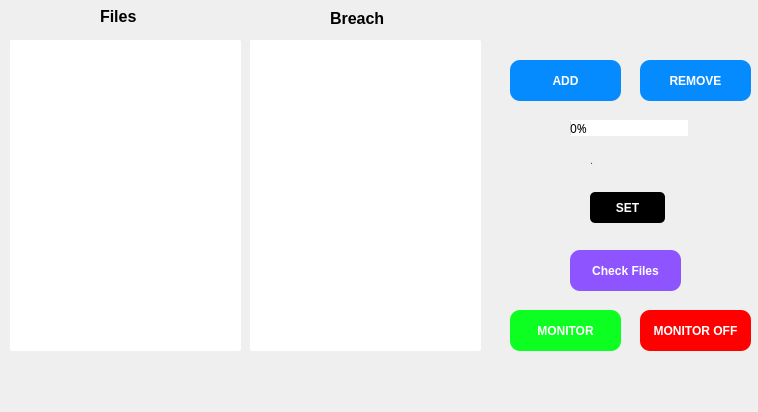
<?xml version="1.0" encoding="UTF-8"?>
<ui version="4.0">
 <class>MainWindow</class>
 <widget class="QMainWindow" name="MainWindow">
  <property name="geometry">
   <rect>
    <x>0</x>
    <y>0</y>
    <width>758</width>
    <height>412</height>
   </rect>
  </property>
  <property name="font">
   <font>
    <pointsize>9</pointsize>
    <weight>75</weight>
    <bold>true</bold>
   </font>
  </property>
  <property name="windowTitle">
   <string>File Intrusion</string>
  </property>
  <property name="windowIcon">
   <iconset>
    <normaloff>images/ProjectLegacy.png</normaloff>images/ProjectLegacy.png</iconset>
  </property>
  <property name="styleSheet">
   <string notr="true">border-radius:20px;</string>
  </property>
  <widget class="QWidget" name="centralwidget">
   <widget class="QPushButton" name="Add_btn">
    <property name="geometry">
     <rect>
      <x>510</x>
      <y>60</y>
      <width>111</width>
      <height>41</height>
     </rect>
    </property>
    <property name="font">
     <font>
      <pointsize>9</pointsize>
      <weight>75</weight>
      <italic>false</italic>
      <bold>true</bold>
     </font>
    </property>
    <property name="styleSheet">
     <string notr="true">background-color:rgb(6, 139, 255);
color:white;
border-radius:10px;
font:bold;
</string>
    </property>
    <property name="text">
     <string>ADD</string>
    </property>
   </widget>
   <widget class="QPushButton" name="Remove_btn">
    <property name="geometry">
     <rect>
      <x>640</x>
      <y>60</y>
      <width>111</width>
      <height>41</height>
     </rect>
    </property>
    <property name="font">
     <font>
      <pointsize>9</pointsize>
      <weight>75</weight>
      <italic>false</italic>
      <bold>true</bold>
     </font>
    </property>
    <property name="styleSheet">
     <string notr="true">background-color:rgb(6, 139, 255);
color:white;
border-radius:10px;
font:bold;</string>
    </property>
    <property name="text">
     <string>REMOVE</string>
    </property>
   </widget>
   <widget class="QPushButton" name="Monitor_btn">
    <property name="geometry">
     <rect>
      <x>510</x>
      <y>310</y>
      <width>111</width>
      <height>41</height>
     </rect>
    </property>
    <property name="font">
     <font>
      <pointsize>9</pointsize>
      <weight>75</weight>
      <italic>false</italic>
      <bold>true</bold>
     </font>
    </property>
    <property name="styleSheet">
     <string notr="true">color:white;
background-color: rgb(12, 255, 32);
border-radius:10px;
font:bold;</string>
    </property>
    <property name="text">
     <string>MONITOR</string>
    </property>
   </widget>
   <widget class="QProgressBar" name="progress">
    <property name="geometry">
     <rect>
      <x>570</x>
      <y>120</y>
      <width>118</width>
      <height>16</height>
     </rect>
    </property>
    <property name="font">
     <font>
      <family>3DS Fonticon</family>
      <pointsize>9</pointsize>
      <weight>50</weight>
      <italic>false</italic>
      <bold>false</bold>
     </font>
    </property>
    <property name="value">
     <number>0</number>
    </property>
   </widget>
   <widget class="QLabel" name="Info_label">
    <property name="geometry">
     <rect>
      <x>590</x>
      <y>150</y>
      <width>81</width>
      <height>21</height>
     </rect>
    </property>
    <property name="font">
     <font>
      <pointsize>8</pointsize>
      <weight>50</weight>
      <bold>false</bold>
     </font>
    </property>
    <property name="styleSheet">
     <string notr="true">font-style:centre;
color:green;</string>
    </property>
    <property name="text">
     <string>.</string>
    </property>
   </widget>
   <widget class="QPushButton" name="Check_btn">
    <property name="geometry">
     <rect>
      <x>570</x>
      <y>250</y>
      <width>111</width>
      <height>41</height>
     </rect>
    </property>
    <property name="font">
     <font>
      <pointsize>9</pointsize>
      <weight>75</weight>
      <italic>false</italic>
      <bold>true</bold>
     </font>
    </property>
    <property name="styleSheet">
     <string notr="true">background-color: rgb(141, 84, 255);
color:white;
border-radius:10px;
font:bold;
</string>
    </property>
    <property name="text">
     <string>Check Files</string>
    </property>
   </widget>
   <widget class="QListWidget" name="Checklist">
    <property name="geometry">
     <rect>
      <x>10</x>
      <y>40</y>
      <width>231</width>
      <height>311</height>
     </rect>
    </property>
    <property name="styleSheet">
     <string notr="true">background-color:white;
border-width:5px;
border-radius:2px
</string>
    </property>
   </widget>
   <widget class="QListWidget" name="mon_mode">
    <property name="geometry">
     <rect>
      <x>250</x>
      <y>40</y>
      <width>231</width>
      <height>311</height>
     </rect>
    </property>
    <property name="styleSheet">
     <string notr="true">background-color:white;
border-color: rgb(255, 25, 5);
border-width:2px;
border-radius:2px;
color:red;
</string>
    </property>
   </widget>
   <widget class="QLabel" name="label">
    <property name="geometry">
     <rect>
      <x>100</x>
      <y>10</y>
      <width>47</width>
      <height>13</height>
     </rect>
    </property>
    <property name="font">
     <font>
      <pointsize>12</pointsize>
      <weight>75</weight>
      <italic>false</italic>
      <bold>true</bold>
     </font>
    </property>
    <property name="text">
     <string>Files</string>
    </property>
   </widget>
   <widget class="QLabel" name="label_2">
    <property name="geometry">
     <rect>
      <x>330</x>
      <y>10</y>
      <width>61</width>
      <height>16</height>
     </rect>
    </property>
    <property name="font">
     <font>
      <pointsize>12</pointsize>
      <weight>75</weight>
      <bold>true</bold>
     </font>
    </property>
    <property name="text">
     <string>Breach</string>
    </property>
   </widget>
   <widget class="QPushButton" name="Set_btn">
    <property name="geometry">
     <rect>
      <x>590</x>
      <y>192</y>
      <width>75</width>
      <height>31</height>
     </rect>
    </property>
    <property name="font">
     <font>
      <pointsize>9</pointsize>
      <weight>75</weight>
      <bold>true</bold>
     </font>
    </property>
    <property name="styleSheet">
     <string notr="true">background-color:black;
color:white;
border-radius:5px;
</string>
    </property>
    <property name="text">
     <string>SET</string>
    </property>
   </widget>
   <widget class="QPushButton" name="Monitoroff_btn">
    <property name="geometry">
     <rect>
      <x>640</x>
      <y>310</y>
      <width>111</width>
      <height>41</height>
     </rect>
    </property>
    <property name="font">
     <font>
      <pointsize>9</pointsize>
      <weight>75</weight>
      <italic>false</italic>
      <bold>true</bold>
     </font>
    </property>
    <property name="styleSheet">
     <string notr="true">background-color:red;
color:white;
border-radius:10px;
font:bold;</string>
    </property>
    <property name="text">
     <string>MONITOR OFF</string>
    </property>
   </widget>
  </widget>
  <widget class="QMenuBar" name="menubar">
   <property name="geometry">
    <rect>
     <x>0</x>
     <y>0</y>
     <width>758</width>
     <height>21</height>
    </rect>
   </property>
  </widget>
  <widget class="QStatusBar" name="statusbar"/>
 </widget>
 <resources/>
 <connections/>
</ui>
